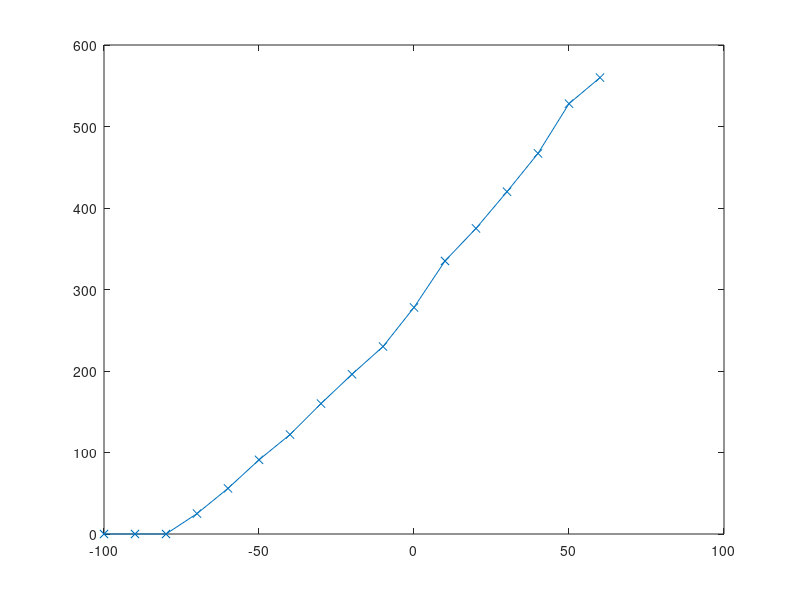

This figure's MATLAB source:

throttlePercent = [-100
-90
-80
-70
-60
-50
-40
-30
-20
-10
0
10
20
30
40
50
60];

thurst = [0
0
0
25
56
91
122
160
196
230
278
335
375
420
467
528
560];

plot(throttlePercent, thurst,'x-');

scaledThrottlePercent = (throttlePercent + 80) /1.4


% >> cftool
% Linear model Poly1:
%      f(x) = p1*x + p2
% Coefficients (with 95% confidence bounds):
%        p1 =       5.265  (4.796, 5.734)
%        p2 =      0.4265  (-25.53, 26.38)
% 
% Goodness of fit:
%   SSE: 1.513e+04
%   R-square: 0.9745
%   Adjusted R-square: 0.9728
%   RMSE: 31.75
% 
